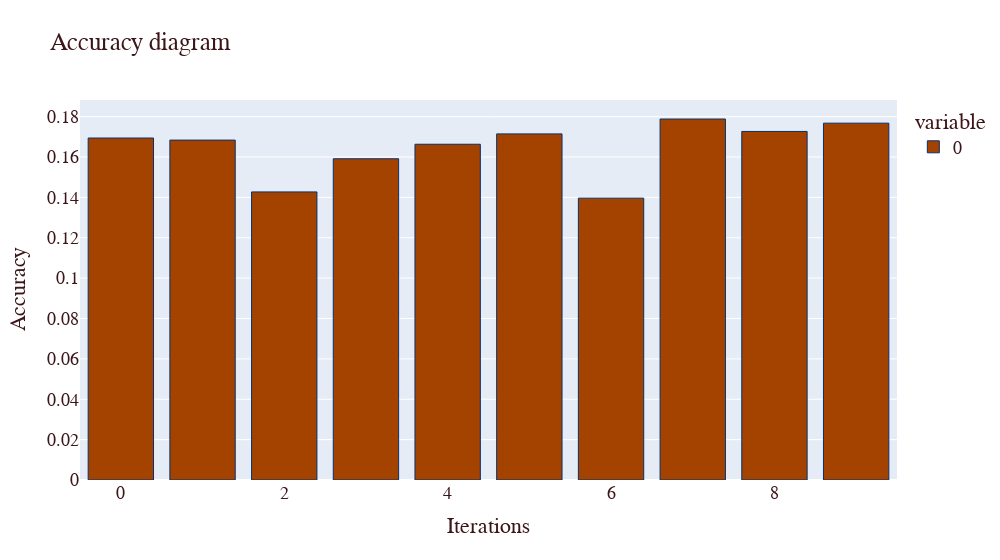
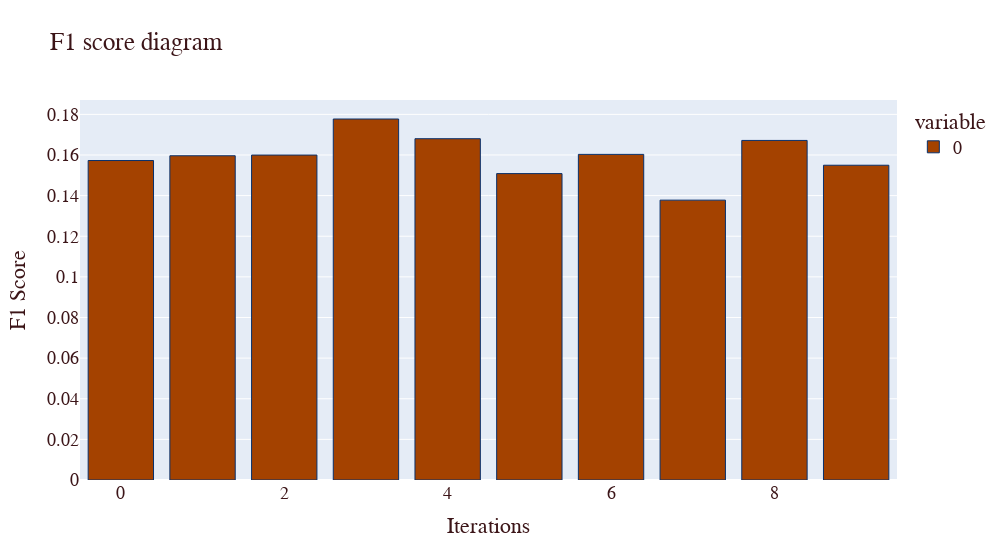

The cell these charts' notebook holds for them, in order:
### Markdown cell above
## <span style="color:#69140e">Dummy Classifier</span>

### Code cell
model = DummyClassifier(strategy="uniform")
acc_score = []
f1_scores = []
k = 10
kf = KFold(n_splits=k, random_state=None)

for train_index , test_index in kf.split(Xtrain):
    X_train , X_test = X.iloc[train_index],X.iloc[test_index]
    y_train , y_test = y[train_index] , y[test_index]
     
    model.fit(X_train, y_train)
    pred_values = model.predict(X_test)
     
    accuracy = model.score(X_test, y_test)
    acc_score.append(accuracy)

    f1Score = f1_score(y_test, model.predict(X_test), average='macro')
    f1_scores.append(f1Score)
     
avg_acc_score = sum(acc_score)/k
avg_f1_score = sum(f1_scores)/k

metrics.loc[len(metrics)] = ['Dummy', avg_acc_score, avg_f1_score]

figAccScores = px.bar(acc_score, title='Accuracy',width=1000)
figAccScores.update_layout(
    title="Accuracy diagram",
    xaxis_title="Iterations",
    yaxis_title="Accuracy",
    font=dict(
    family="Verdana, monospace",
    size=18,
    color="#3c1518")   
)
figAccScores.update_traces(marker_color='#a44200', marker_line_color='rgb(8,48,107)',
                  marker_line_width=1.0)
figF1Scores = px.bar(f1_scores, title='F1 Scores',width=1000)
figF1Scores.update_layout(
    title="F1 score diagram",
    xaxis_title="Iterations",
    yaxis_title="F1 Score",
    font=dict(
    family="Verdana, monospace",
    size=18,
    color="#3c1518")   
)
figF1Scores.update_traces(marker_color='#a44200', marker_line_color='rgb(8,48,107)',
                  marker_line_width=1.0)
figAccScores.show()
figF1Scores.show()

### Figure 1 — Plotly figure (JSON) as saved in the notebook; plotly's stock layout.template omitted (floating-point values rounded to 4 significant figures)
{"data": [{"alignmentgroup": "True", "hovertemplate": "variable=0<br>index=%{x}<br>value=%{y}<extra></extra>", "legendgroup": "0", "marker": {"color": "#a44200", "line": {"color": "rgb(8,48,107)", "width": 1}, "pattern": {"shape": ""}}, "name": "0", "offsetgroup": "0", "orientation": "v", "showlegend": true, "textposition": "auto", "type": "bar", "x": [0, 1, 2, 3, 4, 5, 6, 7, 8, 9], "xaxis": "x", "y": [0.1694, 0.1684, 0.1427, 0.1591, 0.1663, 0.1715, 0.1396, 0.1788, 0.1727, 0.1768], "yaxis": "y"}], "layout": {"barmode": "relative", "font": {"color": "#3c1518", "family": "Verdana, monospace", "size": 18}, "legend": {"title": {"text": "variable"}, "tracegroupgap": 0}, "title": {"text": "Accuracy diagram"}, "width": 1000, "xaxis": {"anchor": "y", "domain": [0, 1], "title": {"text": "Iterations"}}, "yaxis": {"anchor": "x", "domain": [0, 1], "title": {"text": "Accuracy"}}}}

### Figure 2 — Plotly figure (JSON) as saved in the notebook; plotly's stock layout.template omitted (floating-point values rounded to 4 significant figures)
{"data": [{"alignmentgroup": "True", "hovertemplate": "variable=0<br>index=%{x}<br>value=%{y}<extra></extra>", "legendgroup": "0", "marker": {"color": "#a44200", "line": {"color": "rgb(8,48,107)", "width": 1}, "pattern": {"shape": ""}}, "name": "0", "offsetgroup": "0", "orientation": "v", "showlegend": true, "textposition": "auto", "type": "bar", "x": [0, 1, 2, 3, 4, 5, 6, 7, 8, 9], "xaxis": "x", "y": [0.1573, 0.1596, 0.16, 0.1777, 0.168, 0.1508, 0.1603, 0.1378, 0.1672, 0.155], "yaxis": "y"}], "layout": {"barmode": "relative", "font": {"color": "#3c1518", "family": "Verdana, monospace", "size": 18}, "legend": {"title": {"text": "variable"}, "tracegroupgap": 0}, "title": {"text": "F1 score diagram"}, "width": 1000, "xaxis": {"anchor": "y", "domain": [0, 1], "title": {"text": "Iterations"}}, "yaxis": {"anchor": "x", "domain": [0, 1], "title": {"text": "F1 Score"}}}}
